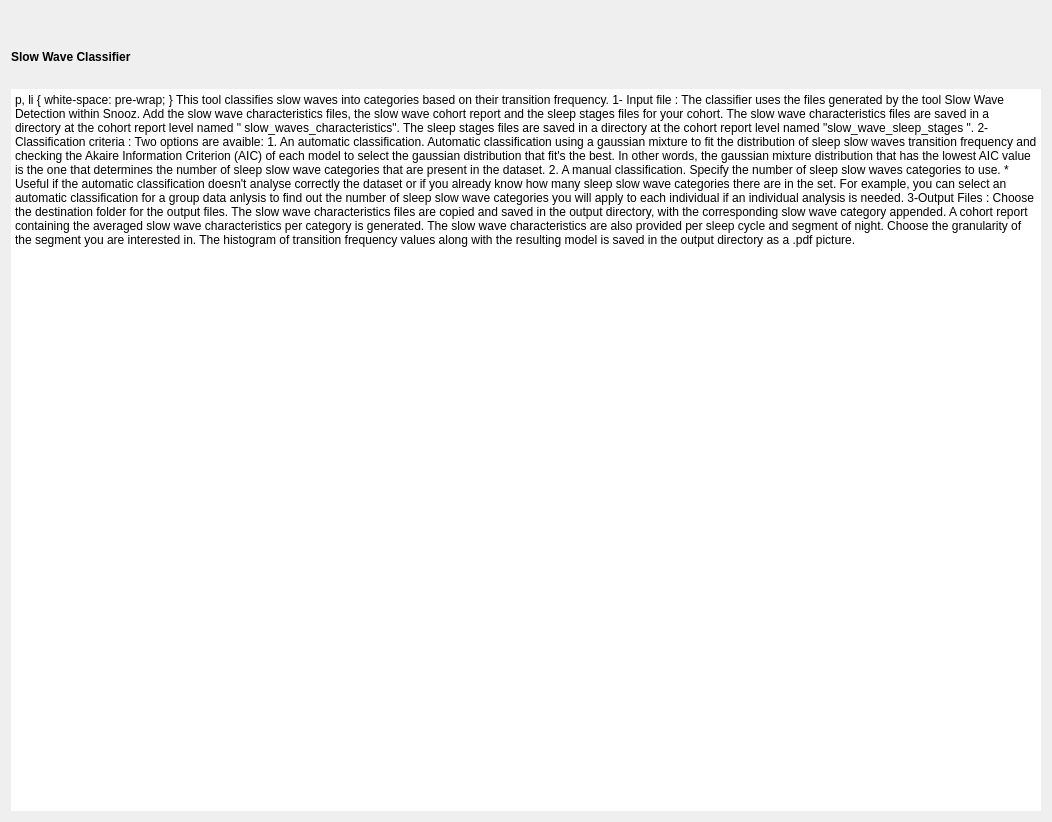
<?xml version="1.0" encoding="UTF-8"?>
<ui version="4.0">
 <class>SSWCIntroStep</class>
 <widget class="QWidget" name="SSWCIntroStep">
  <property name="geometry">
   <rect>
    <x>0</x>
    <y>0</y>
    <width>1052</width>
    <height>822</height>
   </rect>
  </property>
  <property name="windowTitle">
   <string/>
  </property>
  <property name="styleSheet">
   <string>font: 12pt &quot;Roboto&quot;;</string>
  </property>
  <layout class="QVBoxLayout" name="verticalLayout">
   <property name="spacing">
    <number>25</number>
   </property>
   <item>
    <layout class="QHBoxLayout" name="horizontalLayout">
     <item>
      <layout class="QVBoxLayout" name="text_layout">
       <item>
        <widget class="QLabel" name="image_hist">
         <property name="lineWidth">
          <number>0</number>
         </property>
         <property name="text">
          <string/>
         </property>
         <property name="pixmap">
          <pixmap resource="hist_freq_transition.qrc">:/hist/transition_frequency.png</pixmap>
         </property>
         <property name="alignment">
          <set>Qt::AlignCenter</set>
         </property>
        </widget>
       </item>
       <item>
        <widget class="QLabel" name="title_label">
         <property name="text">
          <string>&lt;html&gt;&lt;head/&gt;&lt;body&gt;&lt;p&gt;&lt;span style=&quot; font-weight:600;&quot;&gt;Slow Wave Classifier&lt;/span&gt;&lt;/p&gt;&lt;/body&gt;&lt;/html&gt;</string>
         </property>
         <property name="scaledContents">
          <bool>true</bool>
         </property>
         <property name="wordWrap">
          <bool>true</bool>
         </property>
        </widget>
       </item>
       <item>
        <widget class="QTextEdit" name="textEdit">
         <property name="frameShape">
          <enum>QFrame::NoFrame</enum>
         </property>
         <property name="lineWidth">
          <number>0</number>
         </property>
         <property name="readOnly">
          <bool>true</bool>
         </property>
         <property name="html">
          <string>&lt;!DOCTYPE HTML PUBLIC &quot;-//W3C//DTD HTML 4.0//EN&quot; &quot;http://www.w3.org/TR/REC-html40/strict.dtd&quot;&gt;
&lt;html&gt;&lt;head&gt;&lt;meta name=&quot;qrichtext&quot; content=&quot;1&quot; /&gt;&lt;style type=&quot;text/css&quot;&gt;
p, li { white-space: pre-wrap; }
&lt;/style&gt;&lt;/head&gt;&lt;body style=&quot; font-family:'Roboto'; font-size:12pt; font-weight:400; font-style:normal;&quot;&gt;
&lt;p style=&quot; margin-top:0px; margin-bottom:0px; margin-left:0px; margin-right:0px; -qt-block-indent:0; text-indent:0px;&quot;&gt;This tool classifies slow waves into categories based on their transition frequency.  &lt;/p&gt;
&lt;p style=&quot;-qt-paragraph-type:empty; margin-top:0px; margin-bottom:0px; margin-left:0px; margin-right:0px; -qt-block-indent:0; text-indent:0px;&quot;&gt;&lt;br /&gt;&lt;/p&gt;
&lt;p style=&quot; margin-top:12px; margin-bottom:12px; margin-left:0px; margin-right:0px; -qt-block-indent:0; text-indent:0px;&quot;&gt;&lt;span style=&quot; text-decoration: underline;&quot;&gt;1- Input file :&lt;/span&gt;&lt;/p&gt;
&lt;p style=&quot; margin-top:12px; margin-bottom:12px; margin-left:0px; margin-right:0px; -qt-block-indent:0; text-indent:0px;&quot;&gt;	The classifier uses the files generated by the tool Slow Wave Detection within Snooz.&lt;br /&gt;	Add the slow wave characteristics files, the slow wave cohort report and the sleep stages files for your cohort.&lt;br /&gt;	The slow wave characteristics files are saved in a directory at the cohort report level named &amp;quot;&lt;span style=&quot; color:#000000;&quot;&gt;slow_waves_characteristics&amp;quot;.&lt;br /&gt;	The sleep stages files &lt;/span&gt;are saved in a directory at the cohort report level named &amp;quot;slow_wave_sleep_stages&lt;span style=&quot; color:#000000;&quot;&gt;&amp;quot;.&lt;/span&gt;&lt;/p&gt;
&lt;p style=&quot; margin-top:12px; margin-bottom:12px; margin-left:0px; margin-right:0px; -qt-block-indent:0; text-indent:0px;&quot;&gt;&lt;span style=&quot; text-decoration: underline;&quot;&gt;2- Classification criteria : &lt;/span&gt;&lt;/p&gt;
&lt;p style=&quot; margin-top:12px; margin-bottom:12px; margin-left:0px; margin-right:0px; -qt-block-indent:0; text-indent:0px;&quot;&gt;	Two options are avaible:&lt;/p&gt;
&lt;p style=&quot; margin-top:12px; margin-bottom:12px; margin-left:0px; margin-right:0px; -qt-block-indent:0; text-indent:0px;&quot;&gt;	1. An automatic classification.&lt;br /&gt;	Automatic classification using a gaussian mixture to fit the distribution of sleep slow waves transition frequency and &lt;br /&gt;	checking the Akaire Information Criterion (AIC) of each model to select the gaussian distribution that fit's the best. &lt;br /&gt;	In other words, the gaussian mixture distribution that has the lowest AIC value is the one that determines &lt;br /&gt;	the number of sleep slow wave categories that are present in the dataset.&lt;/p&gt;
&lt;p style=&quot; margin-top:12px; margin-bottom:12px; margin-left:0px; margin-right:0px; -qt-block-indent:0; text-indent:0px;&quot;&gt;	2. A manual classification.&lt;br /&gt;	Specify the number of sleep slow waves categories to use.&lt;br /&gt;	&lt;span style=&quot; font-style:italic;&quot;&gt;* Useful if the automatic classification doesn't analyse correctly the dataset or &lt;br /&gt;	if you already know how many sleep slow wave categories there are in the set. &lt;br /&gt;	For example, you can select an automatic classification for a group data anlysis to find out &lt;br /&gt;	the number of sleep slow wave categories you will apply to each individual if an individual analysis is needed.&lt;/span&gt;&lt;/p&gt;
&lt;p style=&quot; margin-top:12px; margin-bottom:12px; margin-left:0px; margin-right:0px; -qt-block-indent:0; text-indent:0px;&quot;&gt;&lt;span style=&quot; text-decoration: underline;&quot;&gt;3-Output Files :&lt;/span&gt;&lt;/p&gt;
&lt;p style=&quot; margin-top:12px; margin-bottom:12px; margin-left:0px; margin-right:0px; -qt-block-indent:0; text-indent:0px;&quot;&gt;	Choose the destination folder for the output files.&lt;/p&gt;
&lt;p style=&quot; margin-top:12px; margin-bottom:12px; margin-left:0px; margin-right:0px; -qt-block-indent:0; text-indent:0px;&quot;&gt;	The slow wave characteristics files are copied and saved in the output directory, with the corresponding slow wave category appended.&lt;/p&gt;
&lt;p style=&quot; margin-top:12px; margin-bottom:12px; margin-left:0px; margin-right:0px; -qt-block-indent:0; text-indent:0px;&quot;&gt;	A cohort report containing the averaged slow wave characteristics per category is generated.&lt;br /&gt;	The slow wave characteristics are also provided per sleep cycle and segment of night.&lt;br /&gt;	Choose the granularity of the segment you are interested in. &lt;/p&gt;
&lt;p style=&quot; margin-top:12px; margin-bottom:12px; margin-left:0px; margin-right:0px; -qt-block-indent:0; text-indent:0px;&quot;&gt;	The histogram of transition frequency values along with the resulting model is saved in the output directory as a .pdf picture. &lt;/p&gt;&lt;/body&gt;&lt;/html&gt;</string>
         </property>
        </widget>
       </item>
      </layout>
     </item>
    </layout>
   </item>
  </layout>
 </widget>
 <resources>
  <include location="imgs.qrc"/>
  <include location="hist_freq_transition.qrc"/>
  <include location="../../../../../snooz-toolbox/src/main/python/ui/themes/themes.qrc"/>
 </resources>
 <connections/>
</ui>
